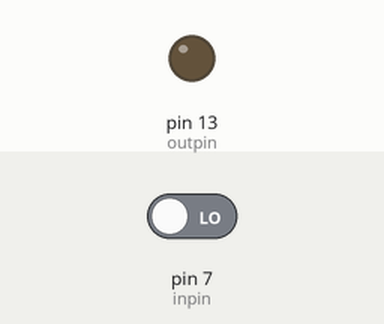
A sketch run on a simulated Arduino Uno, built with avr-gcc and run on an emulated ATmega328P. On the bench: output pins drawn as LEDs (lit = HIGH). The test bench sets the inputs (shaded band); at power-on: pin 7 (inpin) LOW.

Above: at 1.2 s.
1.3 s: pin 7 (inpin) driven HIGH
At 1.9 s:
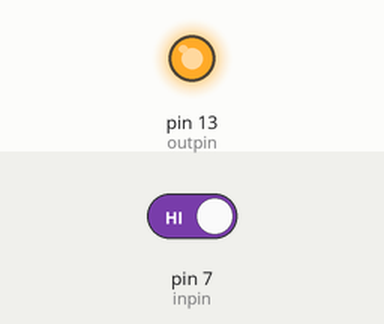
2.8 s: pin 7 (inpin) driven LOW
At 4.2 s:
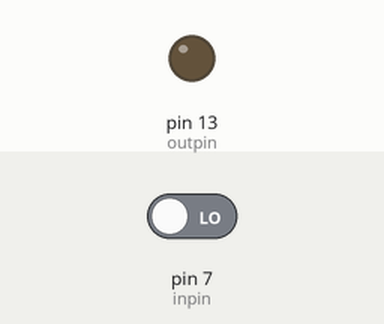
Timing chart, 0 to 5.8 s (numbered marks = the images above; inputs shaded):
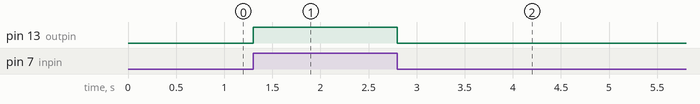

The sketch:

program1.3.a.ino
```cpp
int inpin=7;
int outpin=13;
int value=0;
void setup()
{
  pinMode(inpin,INPUT);
  pinMode(outpin,OUTPUT);
}
void loop()
{
  value=digitalRead(inpin);
  if(value==HIGH)
  {
    digitalWrite(outpin,HIGH);
  }
  else
  {
    digitalWrite(outpin,LOW);
  }
}
```

Measured:
- after the input at 1.3 s, pin 13 (outpin): LOW → HIGH at once
- after the input at 2.8 s, pin 13 (outpin): HIGH → LOW at once
